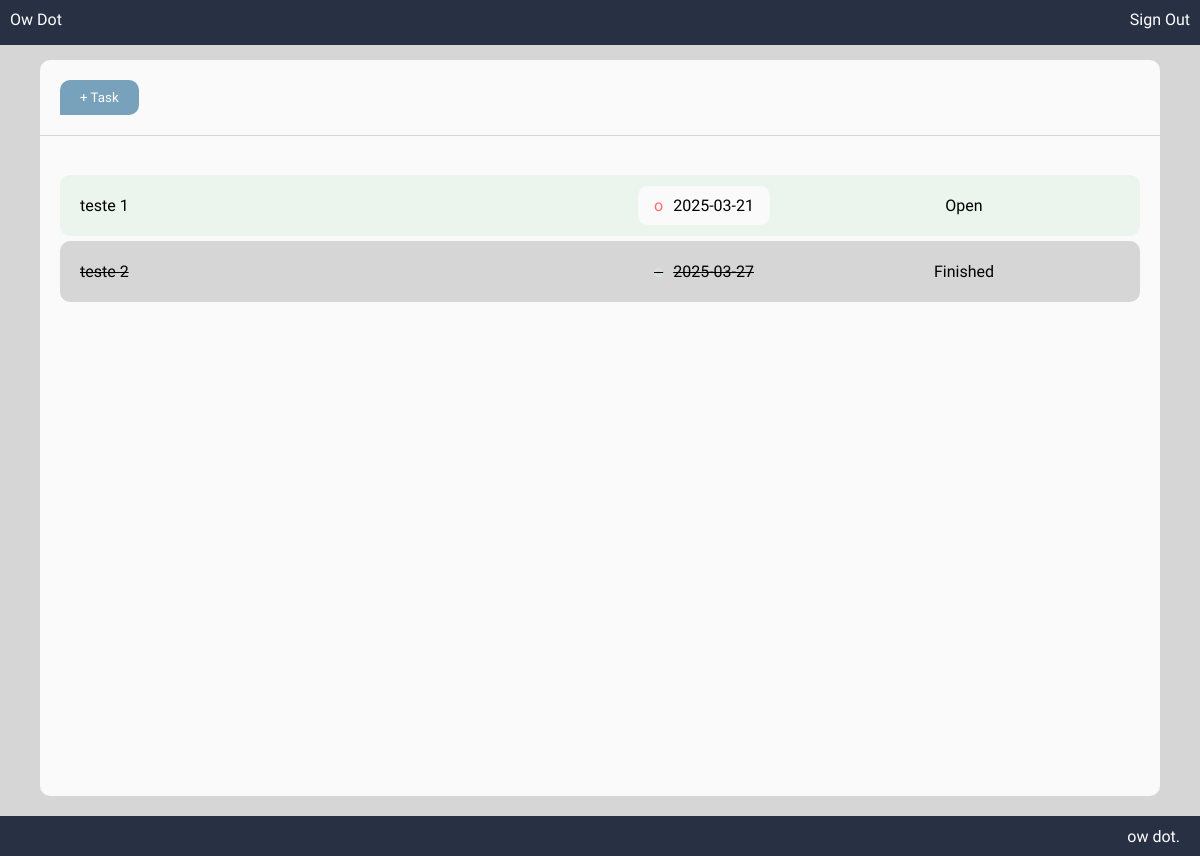
The app's page /tasklist/123 (signed in), older data.
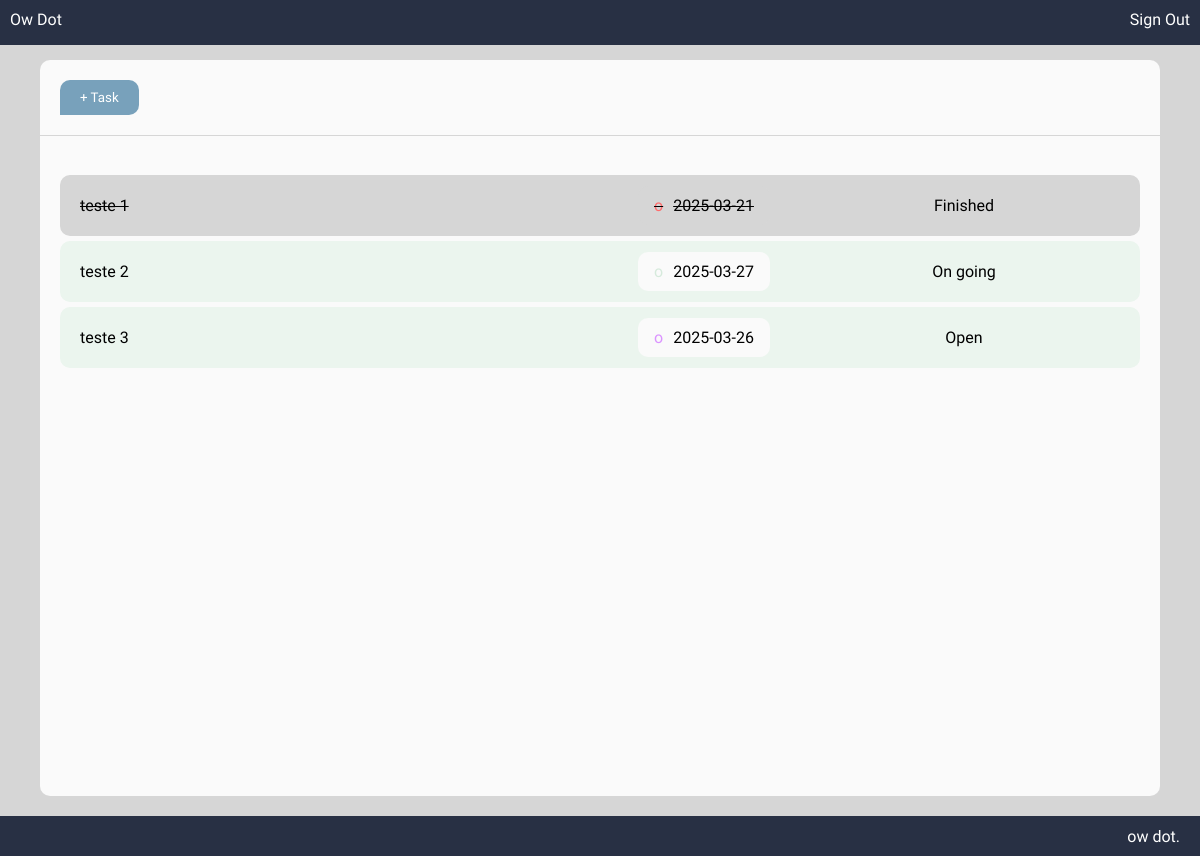
The same page, newer data.
### main.py (models this page shows)
class Task(db.Model):
    id = db.Column(db.Integer, primary_key=True)
    description = db.Column(db.String(255), nullable=False)
    completed = db.Column(db.Integer, default=False, nullable=False)
    due_time = db.Column(db.Date, nullable=False)
    user_id = db.Column(db.Integer, db.ForeignKey('user.id'), nullable=False)
    tags = db.relationship('Tag', secondary=task_tags, lazy='subquery', backref=db.backref('tasks', lazy=True))

### main.py (the view)
@app.route("/tasklist/<username>", methods=["GET"])
@login_required
def tasklist(username):
    user_id = return_id(username)
    tasks = Task.query.filter_by(user_id=user_id).all()
    for task in tasks:
        task.date_status = date_status(task.due_time)
    return render_template("tasklist.html", username=username, tasks=tasks)

### main.py (called while the page is built)
def login_required(f):
    @wraps(f)
    def decorated_function(*args, **kwargs):
        if 'user' not in session:
            return redirect('/')
        return f(*args, **kwargs)
    return decorated_function

def return_id(username):
    user = User.query.filter_by(username=username).first()
    user_id = user.id
    return user_id

def date_status(task_date):
    if isinstance(task_date, str):
        date_striped = datetime.strptime(task_date, "%Y/%m/%d").date()
    else:
        date_striped = task_date
    today = datetime.today().date()
    print(today)
    two_days = today + timedelta(days=2)
    if date_striped <= today:
        return 0
    elif today < date_striped <= two_days:
        return 1
    else:
        return 2

### templates/tasklist.html (shortened to what this page needs)
<!DOCTYPE html>
<html lang="en">
<head>
    <link rel="stylesheet" href="../static/css/tasklist.css">
</head>
<body>
    <header>
        <a href="" class="header_home">Ow Dot</a>
        <a href="/" class="header_login">Sign Out</a>
    </header>
    <div class="content_container">
        <div class="content">
            <div class="content_buttons">
                <button id="openModal_newtask" class="content_buttons_add_task">+ Task</button>
            </div>
        </div>
        <div class="content_1">
            <a href="#" class="div_anchor">
                {% for task in tasks %}
                <div
                    class="{% if task.completed == 2 %}div_clicavel_card_completed{% else %}div_clicavel_card{% endif %}">
                    <div class="card_content_container">
                        <div class="card_description_date_container">
                            <p class="card_content_description">{{task.description}}</p>
                            <div class="card_content_date">
                                <p class="{% if task.date_status == 0 %}overdue{% elif task.date_status == 1 %}warning{% else %}safe{% endif %}">o</p>
                                <p>{{task.due_time}}</p>
                            </div>
                            <span class="status_display" data-task-id="{{ task.id }}" onclick="editStatus(this)">
                                {% if task.completed == 0 %} Open {% elif task.completed == 1 %} On going {% else %}
                                Finished {% endif %}
                            </span>
                        </div>
                    </div>
                </div>
                {% endfor %}
            </a>
        </div>
    </div>
    <footer class="footer">
        <div>
            <p class="footer_title">ow dot.</p>
        </div>
    </footer>
</body>
</html>

### static/css/tasklist.css (style rules this page uses)
:root { --dark-blue: #283044; --light-blue: #78A1BB; --dark-green: #D6EADC; --light-green: #EBF5EE; --white: #FFFFFF; --secondary-background-color: #d6d6d6; --light-gray: #FAFAFA; --primary-font: 'Quicksand', sans-serif; --secondary-font: 'Tajawal', sans-serif; --red-pri: rgb(255, 108, 108); --purple-pri: rgb(219, 148, 255); --green-pri: #D6EADC; }
body { background-color: var(--secondary-background-color); font-family: var(--secondary-font); margin: 0; padding: 0; }
header { background-color: var(--dark-blue); height: 45px; display: flex; justify-content: space-between; }
.header_home { padding: 10px; text-decoration: none; color: var(--white); }
.header_login { padding: 10px; text-decoration: none; color: var(--white); }
.content_container { margin: 15px 40px; background-color: var(--light-gray); border-radius: 10px; }
.content { display: flex; border-bottom: solid 1px var(--secondary-background-color); }
.content_1 { margin: 20px; min-height: 80vh; }
.div_anchor { color: black; text-decoration: none; margin: 10px; }
.div_clicavel_card { padding: 5px 20px 5px 20px; border-radius: 10px; background-color: var(--light-green); margin-bottom: 5px; align-items: center; }
.div_clicavel_card_completed { padding: 5px 20px 5px 20px; border-radius: 10px; background-color: var(--secondary-background-color); margin-bottom: 5px; }
.div_clicavel_card_completed .card_content_description { text-decoration: line-through; text-decoration-thickness: 1px; }
.div_clicavel_card_completed .card_content_date { background-color: var(--secondary-background-color); text-decoration: line-through; text-decoration-thickness: 1px; }
.card_content_date { display: flex; justify-content: center; height: 2em; background-color: var(--light-gray); padding: 0.2em 1em 0.2em 1em; align-items: center; border-radius: 10px; display: flex; font-family: var(--primary-font); font-weight: 300; font-size: 16px; }
.overdue { margin-right: 10px; font-weight: 400; color: var(--red-pri); }
.warning { margin-right: 10px; font-weight: 400; color: var(--purple-pri); }
.safe { margin-right: 10px; font-weight: 400; color: var(--green-pri); }
.card_content_description { width: 50%; font-family: var(--primary-font); font-weight: 300; font-size: 16px; }
.status_display { width: 30%; font-family: var(--primary-font); align-items: center; text-align: center; font-weight: 300; font-size: 16px; display: flex; justify-content: center; }
.footer { display: flex; justify-content: flex-end; align-items: center; background-color: var(--dark-blue); color: var(--white); margin: 0; height: 5vh; }
.footer_title { padding: 0; margin: 0px 20px; }
.content_buttons_add_task { padding: 10px 20px; font-weight: 400; border-radius: 10px 10px 10px 0; border: none; background-color: var(--light-blue); transition: background-color 0.5s ease; color: var(--white); margin: 20px; font-family: var(--primary-font); }
.card_description_date_container { display: flex; justify-content: space-between; align-items: center; }

Row changes from the older to the newer data that the page shows:
changed Task "teste 1": completed "Open" → "Finished"
changed Task "teste 2": completed "Finished" → "On going"
added Task: description "teste 3", due_time "2025-03-26", completed "Open"
